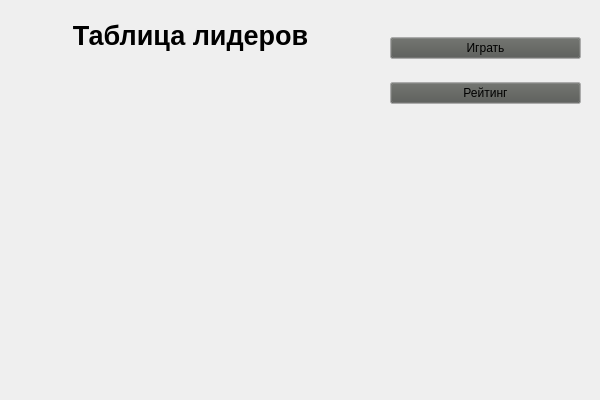
<?xml version="1.0" encoding="UTF-8"?>
<ui version="4.0">
 <class>StartWindow</class>
 <widget class="QMainWindow" name="StartWindow">
  <property name="geometry">
   <rect>
    <x>0</x>
    <y>0</y>
    <width>600</width>
    <height>400</height>
   </rect>
  </property>
  <property name="sizePolicy">
   <sizepolicy hsizetype="Fixed" vsizetype="Fixed">
    <horstretch>0</horstretch>
    <verstretch>0</verstretch>
   </sizepolicy>
  </property>
  <property name="minimumSize">
   <size>
    <width>600</width>
    <height>400</height>
   </size>
  </property>
  <property name="maximumSize">
   <size>
    <width>16777215</width>
    <height>16777215</height>
   </size>
  </property>
  <property name="baseSize">
   <size>
    <width>600</width>
    <height>400</height>
   </size>
  </property>
  <property name="palette">
   <palette>
    <active>
     <colorrole role="WindowText">
      <brush brushstyle="SolidPattern">
       <color alpha="255">
        <red>0</red>
        <green>0</green>
        <blue>0</blue>
       </color>
      </brush>
     </colorrole>
     <colorrole role="Button">
      <brush brushstyle="SolidPattern">
       <color alpha="255">
        <red>239</red>
        <green>239</green>
        <blue>239</blue>
       </color>
      </brush>
     </colorrole>
     <colorrole role="Light">
      <brush brushstyle="SolidPattern">
       <color alpha="255">
        <red>255</red>
        <green>255</green>
        <blue>255</blue>
       </color>
      </brush>
     </colorrole>
     <colorrole role="Midlight">
      <brush brushstyle="SolidPattern">
       <color alpha="255">
        <red>247</red>
        <green>247</green>
        <blue>247</blue>
       </color>
      </brush>
     </colorrole>
     <colorrole role="Dark">
      <brush brushstyle="SolidPattern">
       <color alpha="255">
        <red>119</red>
        <green>119</green>
        <blue>119</blue>
       </color>
      </brush>
     </colorrole>
     <colorrole role="Mid">
      <brush brushstyle="SolidPattern">
       <color alpha="255">
        <red>159</red>
        <green>159</green>
        <blue>159</blue>
       </color>
      </brush>
     </colorrole>
     <colorrole role="Text">
      <brush brushstyle="SolidPattern">
       <color alpha="255">
        <red>0</red>
        <green>0</green>
        <blue>0</blue>
       </color>
      </brush>
     </colorrole>
     <colorrole role="BrightText">
      <brush brushstyle="SolidPattern">
       <color alpha="255">
        <red>255</red>
        <green>255</green>
        <blue>255</blue>
       </color>
      </brush>
     </colorrole>
     <colorrole role="ButtonText">
      <brush brushstyle="SolidPattern">
       <color alpha="255">
        <red>0</red>
        <green>0</green>
        <blue>0</blue>
       </color>
      </brush>
     </colorrole>
     <colorrole role="Base">
      <brush brushstyle="SolidPattern">
       <color alpha="255">
        <red>255</red>
        <green>255</green>
        <blue>255</blue>
       </color>
      </brush>
     </colorrole>
     <colorrole role="Window">
      <brush brushstyle="SolidPattern">
       <color alpha="255">
        <red>239</red>
        <green>239</green>
        <blue>239</blue>
       </color>
      </brush>
     </colorrole>
     <colorrole role="Shadow">
      <brush brushstyle="SolidPattern">
       <color alpha="255">
        <red>0</red>
        <green>0</green>
        <blue>0</blue>
       </color>
      </brush>
     </colorrole>
     <colorrole role="AlternateBase">
      <brush brushstyle="SolidPattern">
       <color alpha="255">
        <red>247</red>
        <green>247</green>
        <blue>247</blue>
       </color>
      </brush>
     </colorrole>
     <colorrole role="ToolTipBase">
      <brush brushstyle="SolidPattern">
       <color alpha="255">
        <red>255</red>
        <green>255</green>
        <blue>220</blue>
       </color>
      </brush>
     </colorrole>
     <colorrole role="ToolTipText">
      <brush brushstyle="SolidPattern">
       <color alpha="255">
        <red>0</red>
        <green>0</green>
        <blue>0</blue>
       </color>
      </brush>
     </colorrole>
     <colorrole role="PlaceholderText">
      <brush brushstyle="SolidPattern">
       <color alpha="128">
        <red>0</red>
        <green>0</green>
        <blue>0</blue>
       </color>
      </brush>
     </colorrole>
    </active>
    <inactive>
     <colorrole role="WindowText">
      <brush brushstyle="SolidPattern">
       <color alpha="255">
        <red>0</red>
        <green>0</green>
        <blue>0</blue>
       </color>
      </brush>
     </colorrole>
     <colorrole role="Button">
      <brush brushstyle="SolidPattern">
       <color alpha="255">
        <red>239</red>
        <green>239</green>
        <blue>239</blue>
       </color>
      </brush>
     </colorrole>
     <colorrole role="Light">
      <brush brushstyle="SolidPattern">
       <color alpha="255">
        <red>255</red>
        <green>255</green>
        <blue>255</blue>
       </color>
      </brush>
     </colorrole>
     <colorrole role="Midlight">
      <brush brushstyle="SolidPattern">
       <color alpha="255">
        <red>247</red>
        <green>247</green>
        <blue>247</blue>
       </color>
      </brush>
     </colorrole>
     <colorrole role="Dark">
      <brush brushstyle="SolidPattern">
       <color alpha="255">
        <red>119</red>
        <green>119</green>
        <blue>119</blue>
       </color>
      </brush>
     </colorrole>
     <colorrole role="Mid">
      <brush brushstyle="SolidPattern">
       <color alpha="255">
        <red>159</red>
        <green>159</green>
        <blue>159</blue>
       </color>
      </brush>
     </colorrole>
     <colorrole role="Text">
      <brush brushstyle="SolidPattern">
       <color alpha="255">
        <red>0</red>
        <green>0</green>
        <blue>0</blue>
       </color>
      </brush>
     </colorrole>
     <colorrole role="BrightText">
      <brush brushstyle="SolidPattern">
       <color alpha="255">
        <red>255</red>
        <green>255</green>
        <blue>255</blue>
       </color>
      </brush>
     </colorrole>
     <colorrole role="ButtonText">
      <brush brushstyle="SolidPattern">
       <color alpha="255">
        <red>0</red>
        <green>0</green>
        <blue>0</blue>
       </color>
      </brush>
     </colorrole>
     <colorrole role="Base">
      <brush brushstyle="SolidPattern">
       <color alpha="255">
        <red>255</red>
        <green>255</green>
        <blue>255</blue>
       </color>
      </brush>
     </colorrole>
     <colorrole role="Window">
      <brush brushstyle="SolidPattern">
       <color alpha="255">
        <red>239</red>
        <green>239</green>
        <blue>239</blue>
       </color>
      </brush>
     </colorrole>
     <colorrole role="Shadow">
      <brush brushstyle="SolidPattern">
       <color alpha="255">
        <red>0</red>
        <green>0</green>
        <blue>0</blue>
       </color>
      </brush>
     </colorrole>
     <colorrole role="AlternateBase">
      <brush brushstyle="SolidPattern">
       <color alpha="255">
        <red>247</red>
        <green>247</green>
        <blue>247</blue>
       </color>
      </brush>
     </colorrole>
     <colorrole role="ToolTipBase">
      <brush brushstyle="SolidPattern">
       <color alpha="255">
        <red>255</red>
        <green>255</green>
        <blue>220</blue>
       </color>
      </brush>
     </colorrole>
     <colorrole role="ToolTipText">
      <brush brushstyle="SolidPattern">
       <color alpha="255">
        <red>0</red>
        <green>0</green>
        <blue>0</blue>
       </color>
      </brush>
     </colorrole>
     <colorrole role="PlaceholderText">
      <brush brushstyle="SolidPattern">
       <color alpha="128">
        <red>0</red>
        <green>0</green>
        <blue>0</blue>
       </color>
      </brush>
     </colorrole>
    </inactive>
    <disabled>
     <colorrole role="WindowText">
      <brush brushstyle="SolidPattern">
       <color alpha="255">
        <red>119</red>
        <green>119</green>
        <blue>119</blue>
       </color>
      </brush>
     </colorrole>
     <colorrole role="Button">
      <brush brushstyle="SolidPattern">
       <color alpha="255">
        <red>239</red>
        <green>239</green>
        <blue>239</blue>
       </color>
      </brush>
     </colorrole>
     <colorrole role="Light">
      <brush brushstyle="SolidPattern">
       <color alpha="255">
        <red>255</red>
        <green>255</green>
        <blue>255</blue>
       </color>
      </brush>
     </colorrole>
     <colorrole role="Midlight">
      <brush brushstyle="SolidPattern">
       <color alpha="255">
        <red>247</red>
        <green>247</green>
        <blue>247</blue>
       </color>
      </brush>
     </colorrole>
     <colorrole role="Dark">
      <brush brushstyle="SolidPattern">
       <color alpha="255">
        <red>119</red>
        <green>119</green>
        <blue>119</blue>
       </color>
      </brush>
     </colorrole>
     <colorrole role="Mid">
      <brush brushstyle="SolidPattern">
       <color alpha="255">
        <red>159</red>
        <green>159</green>
        <blue>159</blue>
       </color>
      </brush>
     </colorrole>
     <colorrole role="Text">
      <brush brushstyle="SolidPattern">
       <color alpha="255">
        <red>119</red>
        <green>119</green>
        <blue>119</blue>
       </color>
      </brush>
     </colorrole>
     <colorrole role="BrightText">
      <brush brushstyle="SolidPattern">
       <color alpha="255">
        <red>255</red>
        <green>255</green>
        <blue>255</blue>
       </color>
      </brush>
     </colorrole>
     <colorrole role="ButtonText">
      <brush brushstyle="SolidPattern">
       <color alpha="255">
        <red>119</red>
        <green>119</green>
        <blue>119</blue>
       </color>
      </brush>
     </colorrole>
     <colorrole role="Base">
      <brush brushstyle="SolidPattern">
       <color alpha="255">
        <red>239</red>
        <green>239</green>
        <blue>239</blue>
       </color>
      </brush>
     </colorrole>
     <colorrole role="Window">
      <brush brushstyle="SolidPattern">
       <color alpha="255">
        <red>239</red>
        <green>239</green>
        <blue>239</blue>
       </color>
      </brush>
     </colorrole>
     <colorrole role="Shadow">
      <brush brushstyle="SolidPattern">
       <color alpha="255">
        <red>0</red>
        <green>0</green>
        <blue>0</blue>
       </color>
      </brush>
     </colorrole>
     <colorrole role="AlternateBase">
      <brush brushstyle="SolidPattern">
       <color alpha="255">
        <red>239</red>
        <green>239</green>
        <blue>239</blue>
       </color>
      </brush>
     </colorrole>
     <colorrole role="ToolTipBase">
      <brush brushstyle="SolidPattern">
       <color alpha="255">
        <red>255</red>
        <green>255</green>
        <blue>220</blue>
       </color>
      </brush>
     </colorrole>
     <colorrole role="ToolTipText">
      <brush brushstyle="SolidPattern">
       <color alpha="255">
        <red>0</red>
        <green>0</green>
        <blue>0</blue>
       </color>
      </brush>
     </colorrole>
     <colorrole role="PlaceholderText">
      <brush brushstyle="SolidPattern">
       <color alpha="128">
        <red>0</red>
        <green>0</green>
        <blue>0</blue>
       </color>
      </brush>
     </colorrole>
    </disabled>
   </palette>
  </property>
  <property name="windowTitle">
   <string>BlackJack</string>
  </property>
  <property name="autoFillBackground">
   <bool>false</bool>
  </property>
  <widget class="QWidget" name="BackgroundWidget">
   <property name="minimumSize">
    <size>
     <width>600</width>
     <height>400</height>
    </size>
   </property>
   <property name="maximumSize">
    <size>
     <width>16777215</width>
     <height>16777215</height>
    </size>
   </property>
   <property name="baseSize">
    <size>
     <width>600</width>
     <height>400</height>
    </size>
   </property>
   <property name="toolTipDuration">
    <number>-1</number>
   </property>
   <property name="statusTip">
    <string/>
   </property>
   <property name="autoFillBackground">
    <bool>false</bool>
   </property>
   <widget class="QWidget" name="verticalLayoutWidget">
    <property name="geometry">
     <rect>
      <x>570</x>
      <y>360</y>
      <width>602</width>
      <height>483</height>
     </rect>
    </property>
    <layout class="QVBoxLayout" name="BackgroundLayout">
     <property name="spacing">
      <number>0</number>
     </property>
     <property name="sizeConstraint">
      <enum>QLayout::SetNoConstraint</enum>
     </property>
     <item>
      <widget class="QLabel" name="Background">
       <property name="sizePolicy">
        <sizepolicy hsizetype="Preferred" vsizetype="Preferred">
         <horstretch>0</horstretch>
         <verstretch>0</verstretch>
        </sizepolicy>
       </property>
       <property name="minimumSize">
        <size>
         <width>600</width>
         <height>400</height>
        </size>
       </property>
       <property name="autoFillBackground">
        <bool>false</bool>
       </property>
       <property name="text">
        <string/>
       </property>
       <property name="pixmap">
        <pixmap>../resourses/start.jpg</pixmap>
       </property>
       <property name="scaledContents">
        <bool>true</bool>
       </property>
      </widget>
     </item>
    </layout>
   </widget>
   <widget class="QWidget" name="verticalLayoutWidget_2">
    <property name="geometry">
     <rect>
      <x>390</x>
      <y>20</y>
      <width>191</width>
      <height>101</height>
     </rect>
    </property>
    <layout class="QVBoxLayout" name="ButtonLayout">
     <item>
      <widget class="QPushButton" name="GameButton">
       <property name="palette">
        <palette>
         <active>
          <colorrole role="Button">
           <brush brushstyle="SolidPattern">
            <color alpha="255">
             <red>85</red>
             <green>87</green>
             <blue>83</blue>
            </color>
           </brush>
          </colorrole>
         </active>
         <inactive>
          <colorrole role="Button">
           <brush brushstyle="SolidPattern">
            <color alpha="255">
             <red>85</red>
             <green>87</green>
             <blue>83</blue>
            </color>
           </brush>
          </colorrole>
         </inactive>
         <disabled>
          <colorrole role="Button">
           <brush brushstyle="SolidPattern">
            <color alpha="255">
             <red>85</red>
             <green>87</green>
             <blue>83</blue>
            </color>
           </brush>
          </colorrole>
         </disabled>
        </palette>
       </property>
       <property name="text">
        <string>Играть</string>
       </property>
      </widget>
     </item>
     <item>
      <widget class="QPushButton" name="StatButton">
       <property name="palette">
        <palette>
         <active>
          <colorrole role="WindowText">
           <brush brushstyle="SolidPattern">
            <color alpha="255">
             <red>0</red>
             <green>0</green>
             <blue>0</blue>
            </color>
           </brush>
          </colorrole>
          <colorrole role="Button">
           <brush brushstyle="SolidPattern">
            <color alpha="255">
             <red>85</red>
             <green>87</green>
             <blue>83</blue>
            </color>
           </brush>
          </colorrole>
          <colorrole role="Light">
           <brush brushstyle="SolidPattern">
            <color alpha="255">
             <red>255</red>
             <green>255</green>
             <blue>255</blue>
            </color>
           </brush>
          </colorrole>
          <colorrole role="Midlight">
           <brush brushstyle="SolidPattern">
            <color alpha="255">
             <red>247</red>
             <green>247</green>
             <blue>247</blue>
            </color>
           </brush>
          </colorrole>
          <colorrole role="Dark">
           <brush brushstyle="SolidPattern">
            <color alpha="255">
             <red>119</red>
             <green>119</green>
             <blue>119</blue>
            </color>
           </brush>
          </colorrole>
          <colorrole role="Mid">
           <brush brushstyle="SolidPattern">
            <color alpha="255">
             <red>159</red>
             <green>159</green>
             <blue>159</blue>
            </color>
           </brush>
          </colorrole>
          <colorrole role="Text">
           <brush brushstyle="SolidPattern">
            <color alpha="255">
             <red>0</red>
             <green>0</green>
             <blue>0</blue>
            </color>
           </brush>
          </colorrole>
          <colorrole role="BrightText">
           <brush brushstyle="SolidPattern">
            <color alpha="255">
             <red>255</red>
             <green>255</green>
             <blue>255</blue>
            </color>
           </brush>
          </colorrole>
          <colorrole role="ButtonText">
           <brush brushstyle="SolidPattern">
            <color alpha="255">
             <red>0</red>
             <green>0</green>
             <blue>0</blue>
            </color>
           </brush>
          </colorrole>
          <colorrole role="Base">
           <brush brushstyle="SolidPattern">
            <color alpha="255">
             <red>255</red>
             <green>255</green>
             <blue>255</blue>
            </color>
           </brush>
          </colorrole>
          <colorrole role="Window">
           <brush brushstyle="SolidPattern">
            <color alpha="255">
             <red>239</red>
             <green>239</green>
             <blue>239</blue>
            </color>
           </brush>
          </colorrole>
          <colorrole role="Shadow">
           <brush brushstyle="SolidPattern">
            <color alpha="255">
             <red>0</red>
             <green>0</green>
             <blue>0</blue>
            </color>
           </brush>
          </colorrole>
          <colorrole role="AlternateBase">
           <brush brushstyle="SolidPattern">
            <color alpha="255">
             <red>247</red>
             <green>247</green>
             <blue>247</blue>
            </color>
           </brush>
          </colorrole>
          <colorrole role="ToolTipBase">
           <brush brushstyle="SolidPattern">
            <color alpha="255">
             <red>255</red>
             <green>255</green>
             <blue>220</blue>
            </color>
           </brush>
          </colorrole>
          <colorrole role="ToolTipText">
           <brush brushstyle="SolidPattern">
            <color alpha="255">
             <red>0</red>
             <green>0</green>
             <blue>0</blue>
            </color>
           </brush>
          </colorrole>
          <colorrole role="PlaceholderText">
           <brush brushstyle="SolidPattern">
            <color alpha="128">
             <red>0</red>
             <green>0</green>
             <blue>0</blue>
            </color>
           </brush>
          </colorrole>
         </active>
         <inactive>
          <colorrole role="WindowText">
           <brush brushstyle="SolidPattern">
            <color alpha="255">
             <red>0</red>
             <green>0</green>
             <blue>0</blue>
            </color>
           </brush>
          </colorrole>
          <colorrole role="Button">
           <brush brushstyle="SolidPattern">
            <color alpha="255">
             <red>85</red>
             <green>87</green>
             <blue>83</blue>
            </color>
           </brush>
          </colorrole>
          <colorrole role="Light">
           <brush brushstyle="SolidPattern">
            <color alpha="255">
             <red>255</red>
             <green>255</green>
             <blue>255</blue>
            </color>
           </brush>
          </colorrole>
          <colorrole role="Midlight">
           <brush brushstyle="SolidPattern">
            <color alpha="255">
             <red>247</red>
             <green>247</green>
             <blue>247</blue>
            </color>
           </brush>
          </colorrole>
          <colorrole role="Dark">
           <brush brushstyle="SolidPattern">
            <color alpha="255">
             <red>119</red>
             <green>119</green>
             <blue>119</blue>
            </color>
           </brush>
          </colorrole>
          <colorrole role="Mid">
           <brush brushstyle="SolidPattern">
            <color alpha="255">
             <red>159</red>
             <green>159</green>
             <blue>159</blue>
            </color>
           </brush>
          </colorrole>
          <colorrole role="Text">
           <brush brushstyle="SolidPattern">
            <color alpha="255">
             <red>0</red>
             <green>0</green>
             <blue>0</blue>
            </color>
           </brush>
          </colorrole>
          <colorrole role="BrightText">
           <brush brushstyle="SolidPattern">
            <color alpha="255">
             <red>255</red>
             <green>255</green>
             <blue>255</blue>
            </color>
           </brush>
          </colorrole>
          <colorrole role="ButtonText">
           <brush brushstyle="SolidPattern">
            <color alpha="255">
             <red>0</red>
             <green>0</green>
             <blue>0</blue>
            </color>
           </brush>
          </colorrole>
          <colorrole role="Base">
           <brush brushstyle="SolidPattern">
            <color alpha="255">
             <red>255</red>
             <green>255</green>
             <blue>255</blue>
            </color>
           </brush>
          </colorrole>
          <colorrole role="Window">
           <brush brushstyle="SolidPattern">
            <color alpha="255">
             <red>239</red>
             <green>239</green>
             <blue>239</blue>
            </color>
           </brush>
          </colorrole>
          <colorrole role="Shadow">
           <brush brushstyle="SolidPattern">
            <color alpha="255">
             <red>0</red>
             <green>0</green>
             <blue>0</blue>
            </color>
           </brush>
          </colorrole>
          <colorrole role="AlternateBase">
           <brush brushstyle="SolidPattern">
            <color alpha="255">
             <red>247</red>
             <green>247</green>
             <blue>247</blue>
            </color>
           </brush>
          </colorrole>
          <colorrole role="ToolTipBase">
           <brush brushstyle="SolidPattern">
            <color alpha="255">
             <red>255</red>
             <green>255</green>
             <blue>220</blue>
            </color>
           </brush>
          </colorrole>
          <colorrole role="ToolTipText">
           <brush brushstyle="SolidPattern">
            <color alpha="255">
             <red>0</red>
             <green>0</green>
             <blue>0</blue>
            </color>
           </brush>
          </colorrole>
          <colorrole role="PlaceholderText">
           <brush brushstyle="SolidPattern">
            <color alpha="128">
             <red>0</red>
             <green>0</green>
             <blue>0</blue>
            </color>
           </brush>
          </colorrole>
         </inactive>
         <disabled>
          <colorrole role="WindowText">
           <brush brushstyle="SolidPattern">
            <color alpha="255">
             <red>119</red>
             <green>119</green>
             <blue>119</blue>
            </color>
           </brush>
          </colorrole>
          <colorrole role="Button">
           <brush brushstyle="SolidPattern">
            <color alpha="255">
             <red>85</red>
             <green>87</green>
             <blue>83</blue>
            </color>
           </brush>
          </colorrole>
          <colorrole role="Light">
           <brush brushstyle="SolidPattern">
            <color alpha="255">
             <red>255</red>
             <green>255</green>
             <blue>255</blue>
            </color>
           </brush>
          </colorrole>
          <colorrole role="Midlight">
           <brush brushstyle="SolidPattern">
            <color alpha="255">
             <red>247</red>
             <green>247</green>
             <blue>247</blue>
            </color>
           </brush>
          </colorrole>
          <colorrole role="Dark">
           <brush brushstyle="SolidPattern">
            <color alpha="255">
             <red>119</red>
             <green>119</green>
             <blue>119</blue>
            </color>
           </brush>
          </colorrole>
          <colorrole role="Mid">
           <brush brushstyle="SolidPattern">
            <color alpha="255">
             <red>159</red>
             <green>159</green>
             <blue>159</blue>
            </color>
           </brush>
          </colorrole>
          <colorrole role="Text">
           <brush brushstyle="SolidPattern">
            <color alpha="255">
             <red>119</red>
             <green>119</green>
             <blue>119</blue>
            </color>
           </brush>
          </colorrole>
          <colorrole role="BrightText">
           <brush brushstyle="SolidPattern">
            <color alpha="255">
             <red>255</red>
             <green>255</green>
             <blue>255</blue>
            </color>
           </brush>
          </colorrole>
          <colorrole role="ButtonText">
           <brush brushstyle="SolidPattern">
            <color alpha="255">
             <red>119</red>
             <green>119</green>
             <blue>119</blue>
            </color>
           </brush>
          </colorrole>
          <colorrole role="Base">
           <brush brushstyle="SolidPattern">
            <color alpha="255">
             <red>239</red>
             <green>239</green>
             <blue>239</blue>
            </color>
           </brush>
          </colorrole>
          <colorrole role="Window">
           <brush brushstyle="SolidPattern">
            <color alpha="255">
             <red>239</red>
             <green>239</green>
             <blue>239</blue>
            </color>
           </brush>
          </colorrole>
          <colorrole role="Shadow">
           <brush brushstyle="SolidPattern">
            <color alpha="255">
             <red>0</red>
             <green>0</green>
             <blue>0</blue>
            </color>
           </brush>
          </colorrole>
          <colorrole role="AlternateBase">
           <brush brushstyle="SolidPattern">
            <color alpha="255">
             <red>239</red>
             <green>239</green>
             <blue>239</blue>
            </color>
           </brush>
          </colorrole>
          <colorrole role="ToolTipBase">
           <brush brushstyle="SolidPattern">
            <color alpha="255">
             <red>255</red>
             <green>255</green>
             <blue>220</blue>
            </color>
           </brush>
          </colorrole>
          <colorrole role="ToolTipText">
           <brush brushstyle="SolidPattern">
            <color alpha="255">
             <red>0</red>
             <green>0</green>
             <blue>0</blue>
            </color>
           </brush>
          </colorrole>
          <colorrole role="PlaceholderText">
           <brush brushstyle="SolidPattern">
            <color alpha="128">
             <red>0</red>
             <green>0</green>
             <blue>0</blue>
            </color>
           </brush>
          </colorrole>
         </disabled>
        </palette>
       </property>
       <property name="text">
        <string>Рейтинг</string>
       </property>
      </widget>
     </item>
    </layout>
   </widget>
   <widget class="QWidget" name="verticalLayoutWidget_3">
    <property name="geometry">
     <rect>
      <x>10</x>
      <y>10</y>
      <width>361</width>
      <height>331</height>
     </rect>
    </property>
    <layout class="QVBoxLayout" name="LeadersLayOut">
     <property name="spacing">
      <number>0</number>
     </property>
     <item>
      <widget class="QLabel" name="Leaders">
       <property name="minimumSize">
        <size>
         <width>300</width>
         <height>0</height>
        </size>
       </property>
       <property name="maximumSize">
        <size>
         <width>16777215</width>
         <height>50</height>
        </size>
       </property>
       <property name="baseSize">
        <size>
         <width>500</width>
         <height>50</height>
        </size>
       </property>
       <property name="font">
        <font>
         <pointsize>20</pointsize>
         <weight>75</weight>
         <bold>true</bold>
        </font>
       </property>
       <property name="styleSheet">
        <string notr="true"/>
       </property>
       <property name="text">
        <string>Таблица лидеров</string>
       </property>
       <property name="textFormat">
        <enum>Qt::PlainText</enum>
       </property>
       <property name="scaledContents">
        <bool>true</bool>
       </property>
       <property name="alignment">
        <set>Qt::AlignCenter</set>
       </property>
       <property name="wordWrap">
        <bool>false</bool>
       </property>
       <property name="margin">
        <number>10</number>
       </property>
      </widget>
     </item>
     <item>
      <widget class="QLabel" name="LeadersList">
       <property name="minimumSize">
        <size>
         <width>300</width>
         <height>0</height>
        </size>
       </property>
       <property name="font">
        <font>
         <family>Utopia</family>
         <pointsize>14</pointsize>
        </font>
       </property>
       <property name="text">
        <string/>
       </property>
      </widget>
     </item>
    </layout>
   </widget>
  </widget>
  <widget class="QMenuBar" name="menubar">
   <property name="geometry">
    <rect>
     <x>0</x>
     <y>0</y>
     <width>600</width>
     <height>22</height>
    </rect>
   </property>
   <property name="defaultUp">
    <bool>false</bool>
   </property>
   <property name="nativeMenuBar">
    <bool>false</bool>
   </property>
  </widget>
 </widget>
 <resources/>
 <connections/>
 <slots>
  <signal>signal1()</signal>
 </slots>
</ui>
